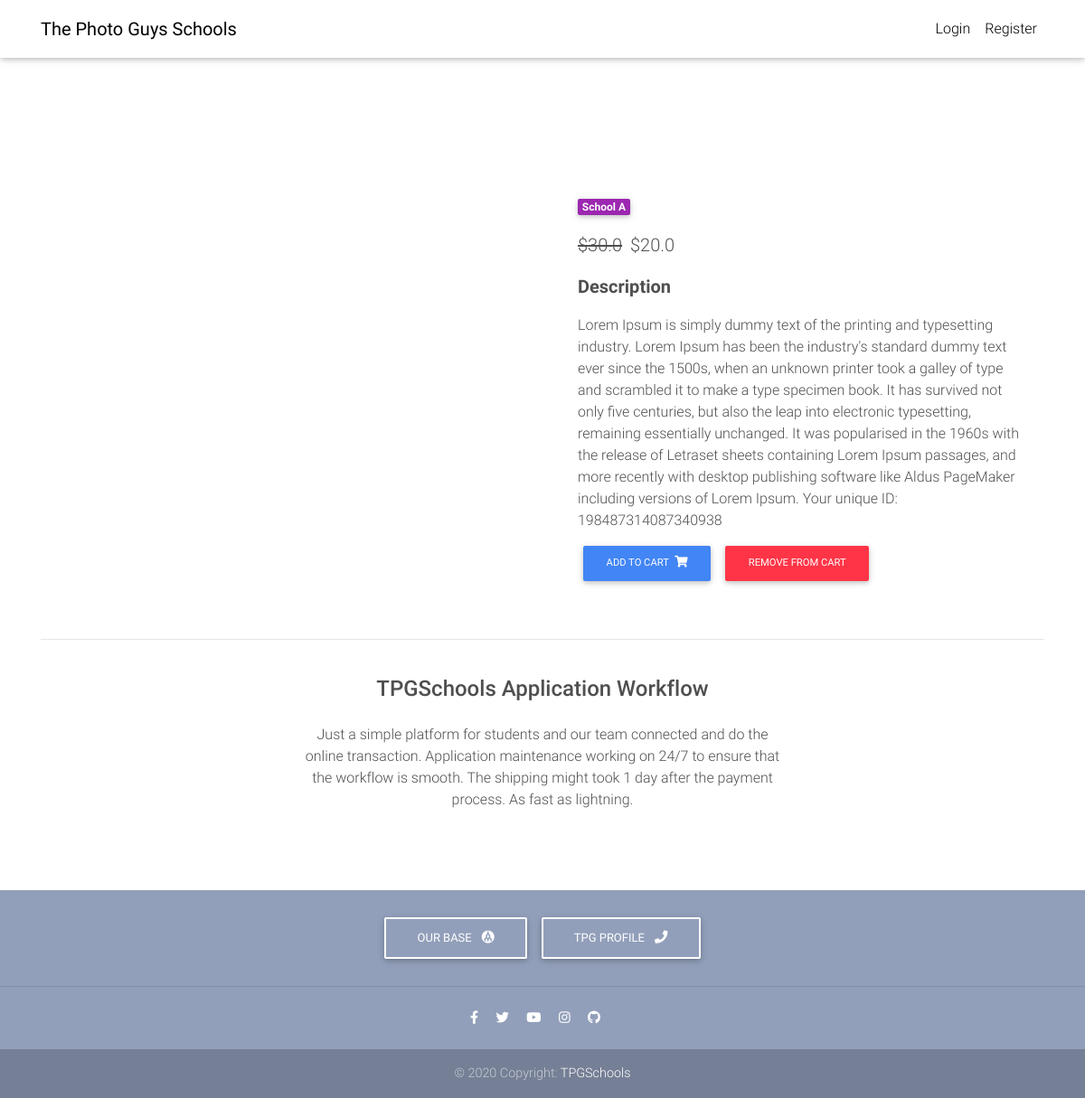
The app's page /product/198487314087340938/ with its own data.
### core/models.py (models this page shows, shortened)
class Item(models.Model):
    title = models.CharField(max_length=100)
    price = models.FloatField()
    discount_price = models.FloatField(blank=True, null=True)
    category = models.CharField(choices=CATEGORY_CHOICES, max_length=2)
    label = models.CharField(choices=LABEL_CHOICES, max_length=1)
    slug = models.SlugField()
    description = models.TextField()
    image = models.ImageField()
    def get_add_to_cart_url(self):
        return reverse("core:add-to-cart", kwargs={
            'slug': self.slug
        })
    def get_remove_from_cart_url(self):
        return reverse("core:remove-from-cart", kwargs={
            'slug': self.slug
        })

### core/views.py (the view)
# urls.py: path('product/<slug>/', ItemDetailView.as_view(), name='product'),
class ItemDetailView(DetailView):
    model = Item
    template_name = "product.html"

### templates/product.html (shortened to what this page needs)
{% extends "base.html" %}
{% load i18n %}
{% load crispy_forms_tags %}
{% block content %}
  <main class="mt-5 pt-4">
    <div class="container dark-grey-text mt-5">
      <div class="row wow fadeIn">
        <div class="col-md-6 mb-4">
        </div>
        <div class="col-md-6 mb-4">
          <div class="p-4">
            <div class="mb-3">
              <a href="">
                <span class="badge purple mr-1">{{ object.get_category_display }}</span>
              </a>
            </div>
            <p class="lead">
              {% if object.discount_price %}
              <span class="mr-1">
                <del>${{ object.price }}</del>
              </span>
              <span>${{ object.discount_price }}</span>
              {% else %}
              <span>${{ object.price }}</span>
              {% endif %}
            </p>
            <p class="lead font-weight-bold">Description</p>
            <p>{{ object.description }}</p>
            <a href="{{ object.get_add_to_cart_url }}" class="btn btn-primary btn-md my-0 p">
              Add to cart
              <i class="fas fa-shopping-cart ml-1"></i>
            </a>
            <a href="{{ object.get_remove_from_cart_url }}" class="btn btn-danger btn-md my-0 p">
              Remove from cart
            </a>
          </div>
        </div>
      </div>
      <hr>
      <div class="row d-flex justify-content-center wow fadeIn">
        <div class="col-md-6 text-center">
          <h4 class="my-4 h4">TPGSchools Application Workflow</h4>
          <p>Just a simple platform for students and our team connected and do the online transaction. Application maintenance working on 24/7 to ensure that the workflow is smooth. The shipping might took 1 day after the payment process. As fast as lightning.</p>
        </div>
      </div>
      <div class="row wow fadeIn">
        <div class="col-lg-4 col-md-12 mb-4">
        </div>
        <div class="col-lg-4 col-md-6 mb-4">
        </div>
        <div class="col-lg-4 col-md-6 mb-4">
        </div>
      </div>
    </div>
  </main>
{% endblock content %}

### templates/base.html (style rules this page uses)
html, body, header, .carousel { height: 60vh; }

### records on screen
Item: category "School A", price "30.0", discount_price "20.0", description "Lorem Ipsum is simply dummy text of the printing and typesetting industry. Lorem Ipsum has been the industry's standard dummy text ever since the 1500s, when an unknown printer took a galley of type and scrambled it to make a type specimen book. It has survived not only five centuries, but also the leap into electronic typesetting, remaining essentially unchanged. It was popularised in the 1960s with the release of Letraset sheets containing Lorem Ipsum passages, and more recently with desktop publishing software like Aldus PageMaker including versions of Lorem Ipsum. Your unique ID: 198487314087340938"
